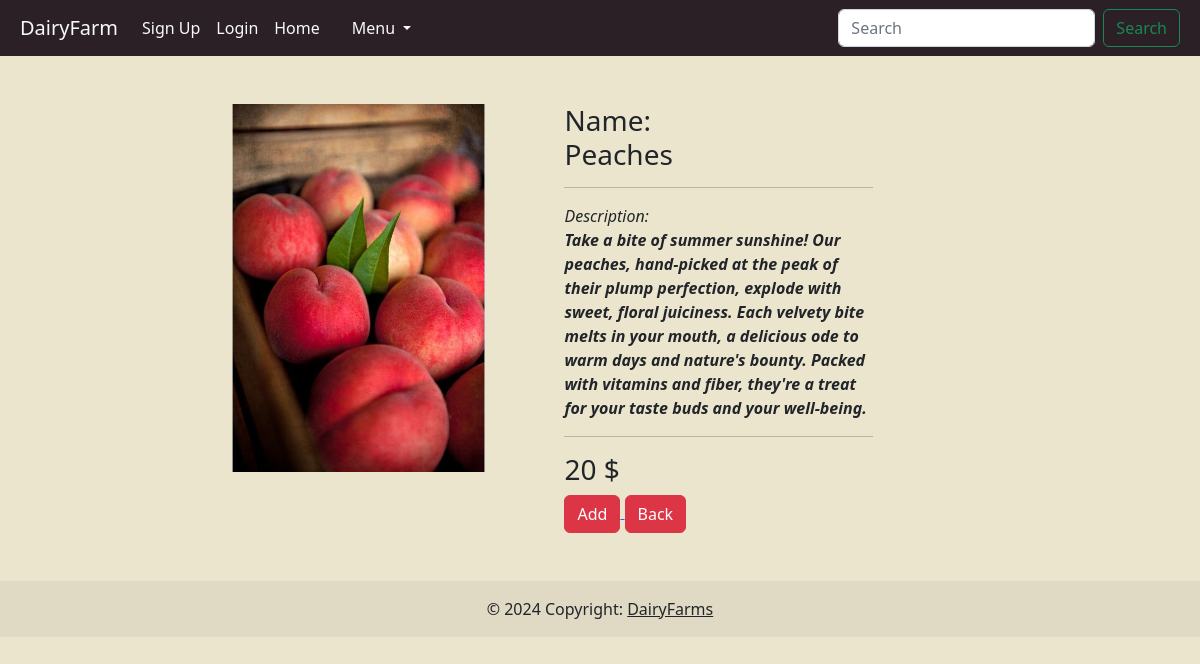
The page /productdetails/12/ on the database its author committed.
### store/models.py (models this page shows, shortened)
class Products(models.Model):
    CATEGORY_CHOICES=[
        (1,'dairy & poultry'),
        (2,'meat'),
        (3,'farm produce'),
        (4,'natural superfoods')
    ]
    name= models.CharField(max_length=100)
    price=models.IntegerField(default="10")
    details=models.CharField(max_length=500)
    image=models.ImageField(upload_to='images/images')
    is_active=models.BooleanField(default=True)
    category=models.IntegerField(choices=CATEGORY_CHOICES,default=1)

### store/views.py (the view)
# urls.py: path('productdetails/<item_id>/',views.productdetails,name='productdetailpage'),
def productdetails(request,item_id):
    product=Products.objects.get(id=item_id)
    context={
        'product':product
    }
    return render(request,'productdetails.html',context)

### templates/productdetails.html (shortened to what this page needs)
{% extends "base.html" %}
{% block body %}
    <div class="container ">
        <div class="row mt-5">
            <div class="col-md-7 offset-md-2">
                <div class="row ">
                    <div class="col-md-5 ">
                        <img src="{{ product.image.url }}" class="img-fluid" alt="">
                    </div>
                    <div class="col-md-6 offset-md-1">
                        <h3>Name: <br> {{product.name}}  </h3>
                        <hr>
                        <i>Description: <br><strong> {{product.details}}</strong> </i>
                        <hr>
                        <h3> {{product.price}} $ </h3>
                        <a href="/addtocart/{{product.id}}"><button class="btn btn-danger">Add</button> </a>
                        <a href="/"><button class="btn btn-danger">Back</button> </a>
                    </div>
                </div>
            </div>
        </div>
    </div>
{% endblock body %}

### templates/productdetails.html (style rules this page uses)
body { background-color: #ece5ce; }

### rows shown on the page
Products: image (picture), name "Peaches", details "Take a bite of summer sunshine! Our peaches, hand-picked at the peak of their plump perfection, explode with sweet, floral juiciness. Each velvety bite melts in your mouth, a delicious ode to warm days and nature's bounty. Packed with vitamins and fiber, they're a treat for your taste buds and your well-being.", price "20"
